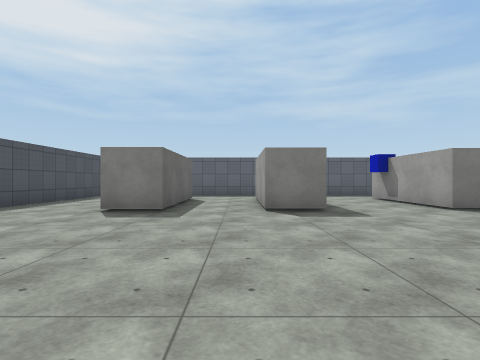
[1] (above)

24 first-person views from a walk through a 3-D level made in the Unity game engine. The camera is 1.2 m above the floor, looks level and sees 80° across. The floor is counted in squares, 2 m on a side. Each view is taken from the middle of a square. On the plan, view 1 faces up. The plan holds only what a view shows up to about 9 squares ahead; the rest is blank. The place goes on beyond the plan. Door leaves are left out, so doorways stand open. Surface patterns are stand-ins for the level's own textures.

[2]
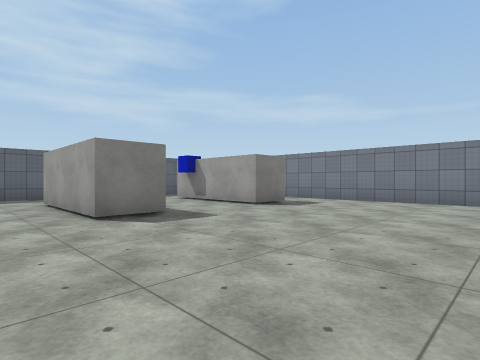

[3]
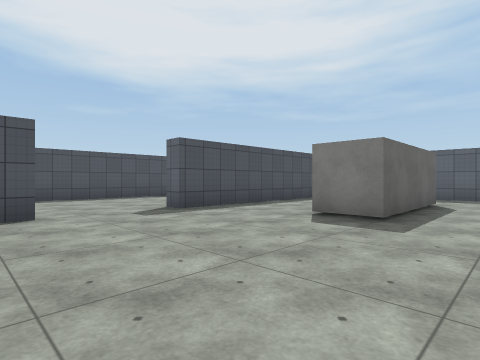

[4]
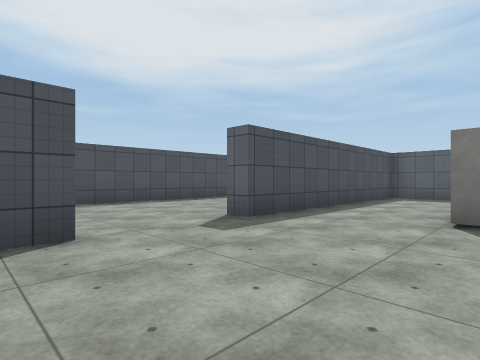

[5]
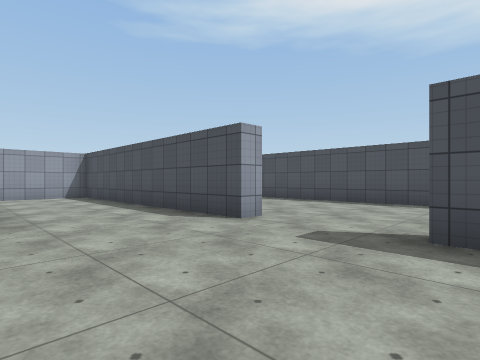

[6]
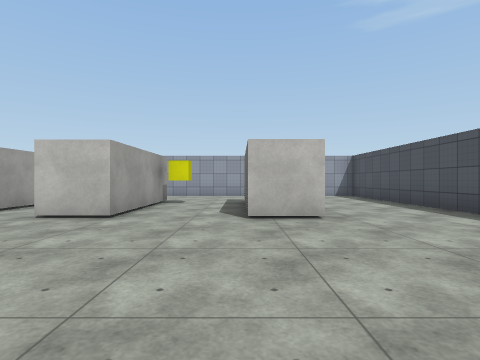

[7]
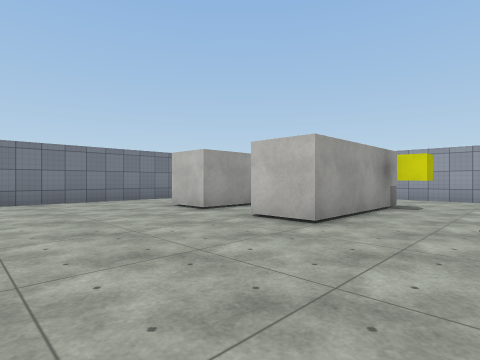

[8]
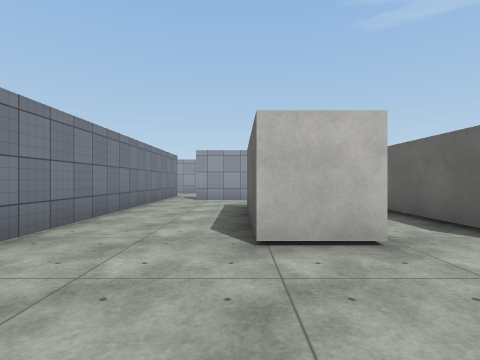

[9]
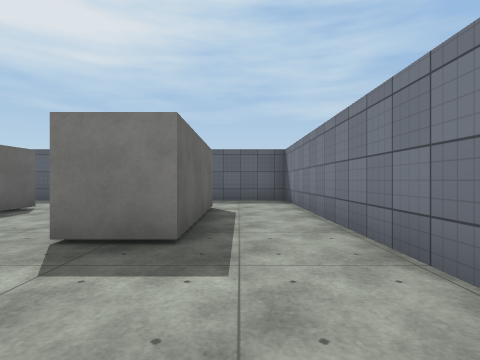

[10]
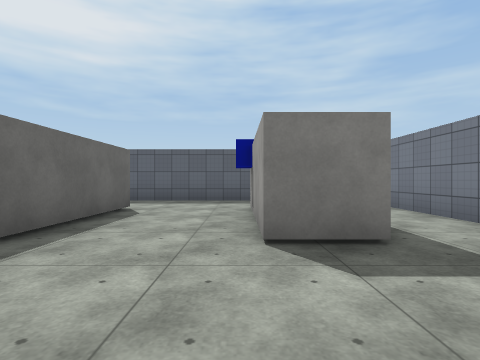

[11]
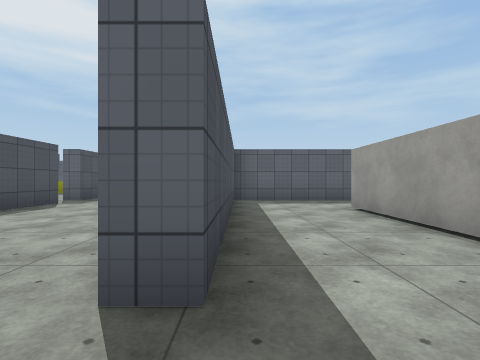

[12]
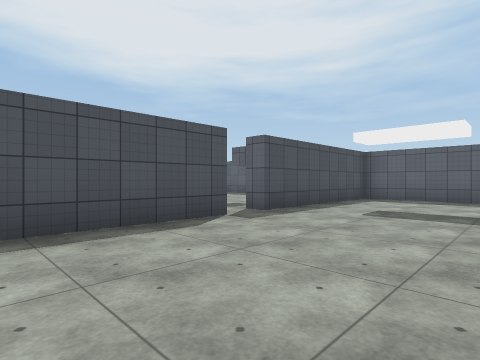

[13]
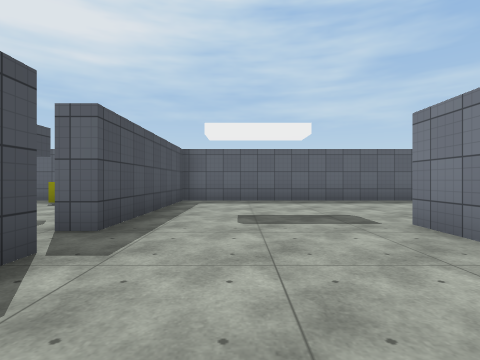

[14]
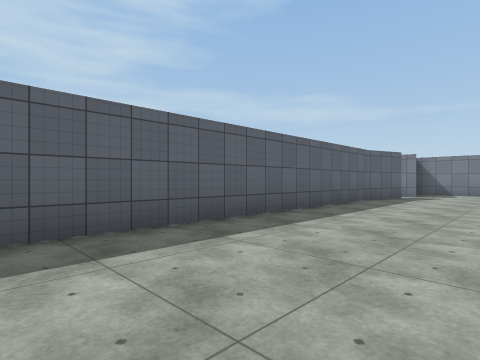

[15]
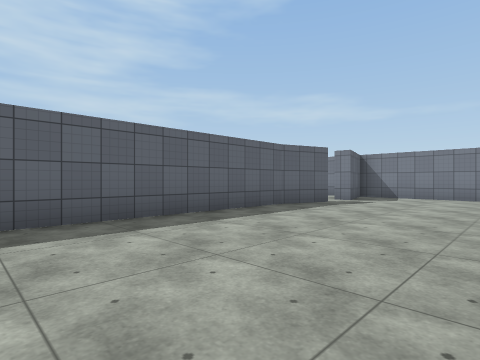

[16]
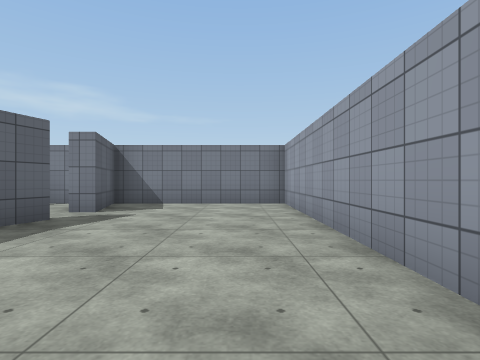

[17]
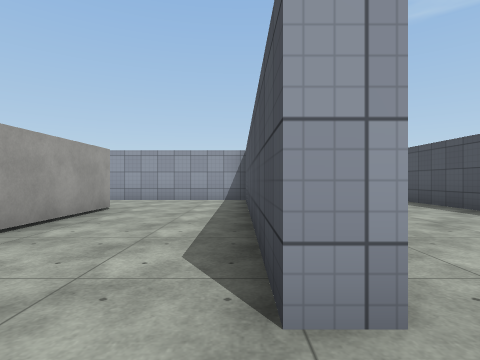

[18]
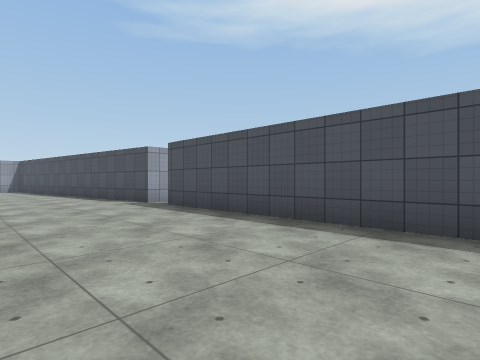

[19]
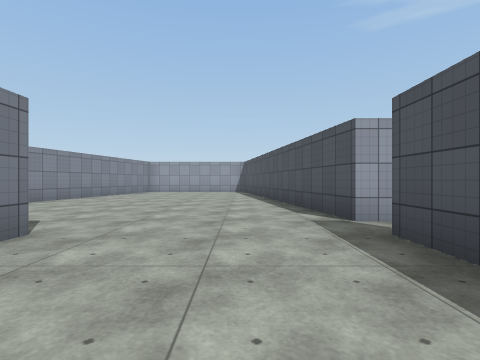

[20]
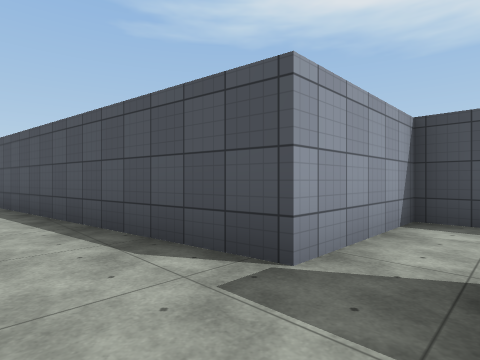

[21]
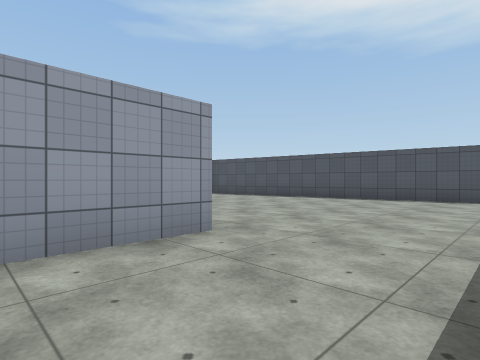

[22]
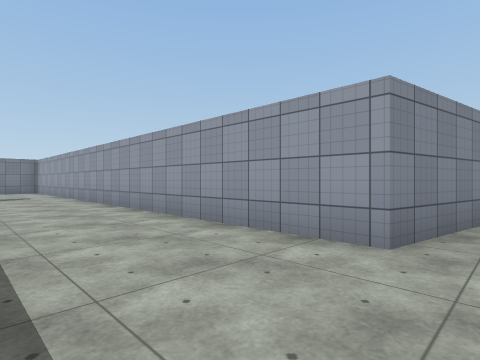

[23]
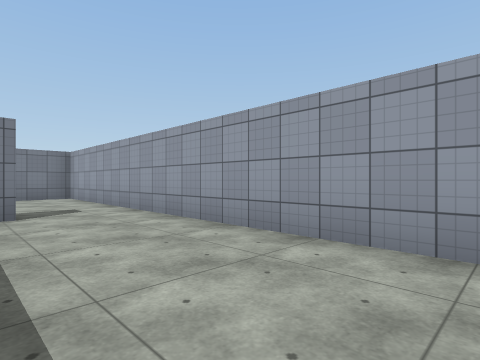

[24]
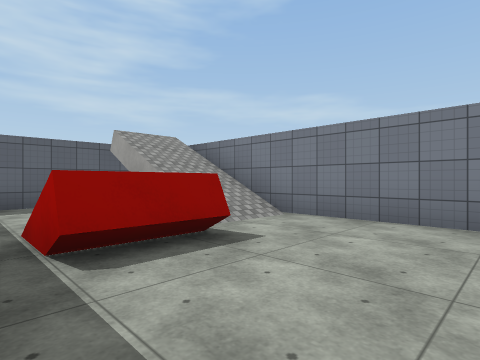

### Floor plan
Points are (right, up) in squares from view 1. A wall is a line through its corners. A room is listed if a view was taken in it or the views show most of it. See-through windows are left out.
Room 1 (view 1)
walls: (-1.1, 0.1) (-1.1, -2); (1, -3) (1, 0.4)
ways out: opening at (0, -3) to room 2; opening at (0, 1) to room 2
Room 2 (views 2, 3, 4, 5, 6, 7, 8, 9, 10, 11, 12, 13, 14, 15, 16, 17, 18, 19, 20, 21, 22, 23, 24)
walls: (-2.4, 0.4) (-1.1, 0.4); (1, 0.4) (2.2, 0.4); (2.2, -0.2) (2.2, -2.4); (-2.7, 5.8) (-2.7, 8.9); (-5.8, 1.9) (-5.2, 1.9) (-5.2, -5); (-2.3, -2.9) (-2.3, -0.1); (3.7, -1.5) (3.7, 0.4) (4.8, 0.4) (4.8, -3); (-1.5, 8.9) (-1.5, 5.5) (-2.8, 5.5); (1.7, 9.1) (1.7, 5.7) (0.5, 5.7) (0.5, 9); (-5.2, -5.6) (1.9, -5.6); (-5.7, -6.2) (-5.7, -5.8); (5.4, 9.1) (5.4, 5.7) (4.2, 5.7) (4.2, 9); (4.8, -5.6) (6.4, -5.6); (-5.2, 10.6) (-5.2, 4.4) (-5.8, 4.4); (-5.7, 10.8) (-5.7, 11.9); (1.2, 11.9) (7.3, 11.9) (7.3, 16.2) (5.3, 15.7); (-9.7, 10.4) (-9.7, -6.2); (-9.7, -7.1) (-8.9, -12.5); (11.2, -1.7) (8.6, -1.7); (7.3, -7.8) (7.3, 11.4) (-5.2, 11.4); (10.1, -6.7) (8.5, -6.7); (-2.6, -12.1) (-2.2, -9.6) (12.3, -9.6) (12.3, -4.1); (4.4, 15.8) (2.8, 16.4) (-9.7, 16.4) (-9.7, 11.4)
ways out: opening at (0, -3) to room 1; opening at (0, 1) to room 1; open door at (-10, -6.5); open door at (-10, 11); open door at (5, 16); open door at (6.5, -6)
objects: blue cube (4, 8)

Where each view was taken, in squares from view 1:
view 1: 0 up, 0 right, facing up
view 2: 1 up, 1 left, facing up-right
view 3: 1 up, 0 right, facing up-left
view 4: 1 up, 2 left, facing up-left
view 5: 5 up, 2 left, facing down-left
view 6: 5 up, 1 left, facing down
view 7: 4 up, 1 left, facing down-right
view 8: 3 up, 5 right, facing down
view 9: 3 up, 6 right, facing up
view 10: 3 up, 4 right, facing up
view 11: 3 up, 5 left, facing up
view 12: 7 up, 6 left, facing up-left
view 13: 8 up, 8 left, facing up
view 14: 13 up, 6 left, facing up-right
view 15: 12 up, 3 left, facing up-right
view 16: 13 up, 0 right, facing right
view 17: 3 up, 5 left, facing down
view 18: 0 up, 6 left, facing down-left
view 19: 3 down, 8 left, facing down
view 20: 6 down, 8 left, facing down-left
view 21: 7 down, 0 right, facing down-left
view 22: 7 down, 3 left, facing down-right
view 23: 7 down, 2 right, facing down-right
view 24: 9 down, 8 right, facing up-right
